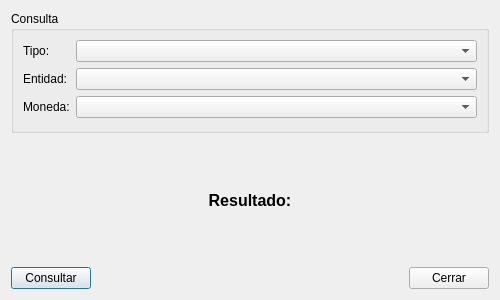
<?xml version="1.0" encoding="UTF-8"?>
<ui version="4.0">
 <class>ConsultaCapital</class>
 <widget class="QDialog" name="ConsultaCapital">
  <property name="geometry">
   <rect>
    <x>0</x>
    <y>0</y>
    <width>500</width>
    <height>300</height>
   </rect>
  </property>
  <property name="windowTitle">
   <string>Consultar Capital</string>
  </property>
  <layout class="QVBoxLayout" name="verticalLayout">
   <item>
    <widget class="QGroupBox" name="groupBox">
     <property name="title">
      <string>Consulta</string>
     </property>
     <layout class="QFormLayout" name="formLayout">
      <item row="0" column="0">
       <widget class="QLabel" name="labelTipo">
        <property name="text">
         <string>Tipo:</string>
        </property>
       </widget>
      </item>
      <item row="0" column="1">
       <widget class="QComboBox" name="comboTipo"/>
      </item>
      <item row="1" column="0">
       <widget class="QLabel" name="labelEntidad">
        <property name="text">
         <string>Entidad:</string>
        </property>
       </widget>
      </item>
      <item row="1" column="1">
       <widget class="QComboBox" name="comboEntidad"/>
      </item>
      <item row="2" column="0">
       <widget class="QLabel" name="labelMoneda">
        <property name="text">
         <string>Moneda:</string>
        </property>
       </widget>
      </item>
      <item row="2" column="1">
       <widget class="QComboBox" name="comboMoneda"/>
      </item>
     </layout>
    </widget>
   </item>
   <item>
    <widget class="QLabel" name="labelResultado">
     <property name="text">
      <string>Resultado:</string>
     </property>
     <property name="alignment">
      <set>Qt::AlignCenter</set>
     </property>
     <property name="font">
      <font>
       <pointsize>12</pointsize>
       <weight>75</weight>
       <bold>true</bold>
      </font>
     </property>
    </widget>
   </item>
   <item>
    <layout class="QHBoxLayout" name="horizontalLayout">
     <item>
      <widget class="QPushButton" name="btnConsultar">
       <property name="text">
        <string>Consultar</string>
       </property>
      </widget>
     </item>
     <item>
      <spacer name="horizontalSpacer">
       <property name="orientation">
        <enum>Qt::Horizontal</enum>
       </property>
       <property name="sizeHint" stdset="0">
        <size>
         <width>40</width>
         <height>20</height>
        </size>
       </property>
      </spacer>
     </item>
     <item>
      <widget class="QPushButton" name="btnCerrar">
       <property name="text">
        <string>Cerrar</string>
       </property>
      </widget>
     </item>
    </layout>
   </item>
  </layout>
 </widget>
 <resources/>
 <connections/>
</ui>
